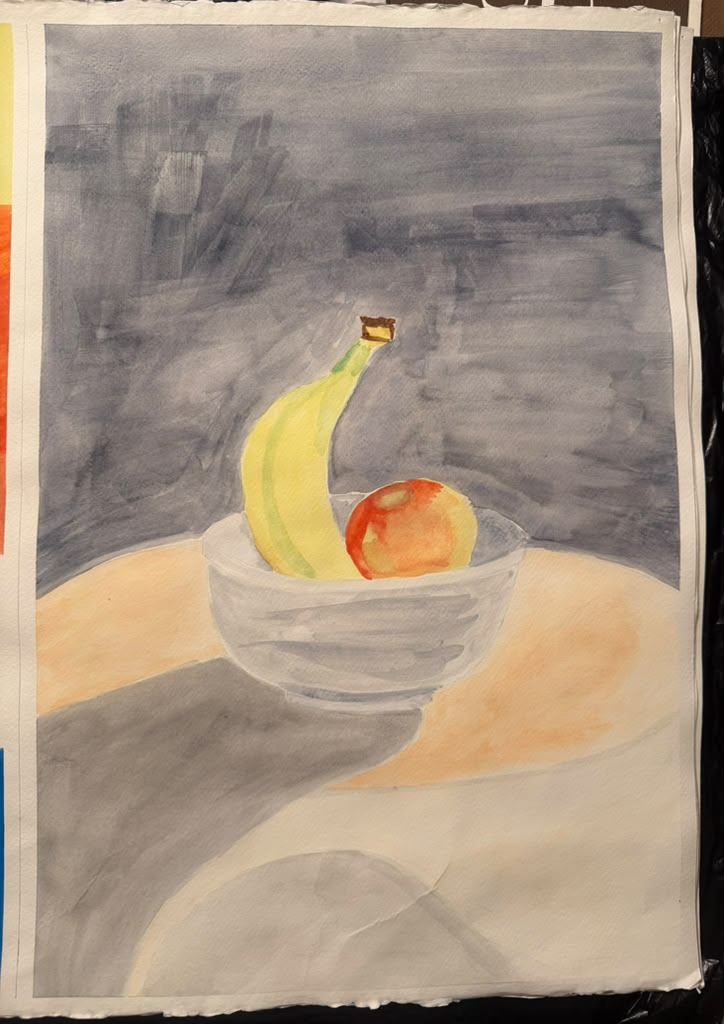
#> input picture originals/banana-and-apple.jpeg, 724 x 1024 px, given in place of 3.jpg, which was not available
$ python optimize_images.py ../originals
#> lines starting #> are read from the running program, lines starting #| are printed output that depends on the picture; pictures that were not available may be replaced by others from this repository, and a replacement may not be noted
#!/usr/bin/env python3
"""Prepare Anja's artwork photos for the website.

Usage:
    python3 tools/optimize_images.py /path/to/folder/with/original/photos

For every entry in ARTWORKS it writes
    images/artworks/<slug>.jpg        1600px on the long edge (lightbox)
    images/artworks/<slug>-thumb.jpg   800px on the long edge (gallery cards)
keeps the photo's colour profile, samples one accent colour from the painting
(used for its tinted shadow on the site), writes images/artworks/manifest.json
and builds images/og.jpg, the 1200x630 preview shown when the site is shared.

Needs Pillow:  python3 -m pip install pillow
"""
import colorsys
import json
import os
import sys

from PIL import Image, ImageDraw, ImageFilter, ImageOps

# (source photo, slug). Order here is the order used on the gallery page.
ARTWORKS = [
    ("3.jpg", "evening-table"),
    ("2.jpg", "pear-and-red-bowl"),
    ("6.jpg", "study-in-grey"),
    ("9.jpg", "blue-sphere"),
    ("4.jpg", "clouds-over-the-valley"),
    ("8.jpg", "skyline-at-dusk"),
    ("12.jpg", "blue-hills"),
    ("5.jpg", "current"),
    ("10.jpg", "quilt-star"),
    ("11.jpg", "arches"),
    ("7.jpg", "blue-lily"),
    ("13.jpg", "two-tulips"),
]

# Hand-picked accent colours win over the sampled one when present.
ACCENT_OVERRIDES = {
    "evening-table": "#ef8f2c",          # candle orange
    "pear-and-red-bowl": "#9e2b2b",      # the red bowl
    "study-in-grey": "#8f7f6a",          # warm taupe
    "blue-sphere": "#3f4d7a",            # indigo wash
    "clouds-over-the-valley": "#3b5db0", # sky blue
    "skyline-at-dusk": "#f28a3d",        # sunset orange
    "blue-hills": "#6b6fb5",             # periwinkle
    "current": "#3f7f8f",                # teal
    "quilt-star": "#e3162a",             # scarlet
    "arches": "#f98104",                 # orange arch
    "blue-lily": "#4db3c6",              # turquoise petals
    "two-tulips": "#d8536a",             # tulip pink
}

# Fractions to trim from (left, top, right, bottom) where the photo caught
# the table or shelf behind the artwork.
CROP = {
    "blue-lily": (0.025, 0.012, 0.02, 0.0),
    "blue-sphere": (0.028, 0.018, 0.022, 0.015),
    "clouds-over-the-valley": (0.028, 0.012, 0.0, 0.0),
}

LARGE = 1600
THUMB = 800
QUALITY = 82
PAPER = (0xF7, 0xF5, 0xFB)

ROOT = os.path.dirname(os.path.dirname(os.path.abspath(__file__)))
OUT_DIR = os.path.join(ROOT, "images", "artworks")


def load(path):
    im = Image.open(path)
    im = ImageOps.exif_transpose(im)
    icc = im.info.get("icc_profile")
    return im.convert("RGB"), icc


def crop(im, slug):
    frac = CROP.get(slug)
    if not frac:
        return im
    w, h = im.size
    left, top, right, bottom = frac
    return im.crop((round(w * left), round(h * top), w - round(w * right), h - round(h * bottom)))


def resize(im, long_edge):
    w, h = im.size
    scale = long_edge / max(w, h)
    if scale >= 1:
        return im.copy()
    return im.resize((round(w * scale), round(h * scale)), Image.LANCZOS)


def save_jpeg(im, path, icc):
    kwargs = dict(quality=QUALITY, optimize=True, progressive=True)
    if icc:
        kwargs["icc_profile"] = icc
    im.save(path, "JPEG", **kwargs)


def sample_accent(im):
    """Pick a colour that is both present and vivid, skipping near-white/black."""
    small = im.copy()
    small.thumbnail((96, 96))
    q = small.quantize(colors=10, method=Image.Quantize.MEDIANCUT)
    palette = q.getpalette()
    counts = q.getcolors()
    total = sum(c for c, _ in counts)
    best, best_score = None, -1
    for count, idx in counts:
        r, g, b = palette[idx * 3: idx * 3 + 3]
        h, s, v = colorsys.rgb_to_hsv(r / 255, g / 255, b / 255)
        if v < 0.18 or (v > 0.92 and s < 0.12):
            continue
        share = count / total
        score = (share ** 0.35) * (s ** 1.2) * (0.3 + v)
        if score > best_score:
            best, best_score = (r, g, b), score
    if best is None:
        best = (0x5E, 0x5A, 0x78)
    return "#%02x%02x%02x" % best


def build_og(art, accent_hex, out_path):
    """Painting centred on paper with its tinted shadow, 1200x630."""
    W, H = 1200, 630
    art = resize(art, 10000)
    aw, ah = art.size
    scale = min(520 / ah, 640 / aw)
    art = art.resize((round(aw * scale), round(ah * scale)), Image.LANCZOS)
    aw, ah = art.size
    x, y = (W - aw) // 2, (H - ah) // 2
    rgb = tuple(int(accent_hex[i:i + 2], 16) for i in (1, 3, 5))
    canvas = Image.new("RGBA", (W, H), PAPER + (255,))
    shadow = Image.new("RGBA", (W, H), (0, 0, 0, 0))
    ImageDraw.Draw(shadow).rectangle([x + 18, y + 26, x + 18 + aw, y + 26 + ah], fill=rgb + (120,))
    shadow = shadow.filter(ImageFilter.GaussianBlur(26))
    canvas = Image.alpha_composite(canvas, shadow)
    canvas.paste(art, (x, y))
    canvas.convert("RGB").save(out_path, "JPEG", quality=86, optimize=True, progressive=True)


def main():
    if len(sys.argv) != 2:
        sys.exit(__doc__)
    src_dir = sys.argv[1]
    os.makedirs(OUT_DIR, exist_ok=True)
    manifest = []
    for src_name, slug in ARTWORKS:
        src = os.path.join(src_dir, src_name)
        im, icc = load(src)
#> in load, im is the input picture: PIL image 724x1024 RGB; mean R, G, B 164.5, 147.5, 130.2
        im = crop(im, slug)
        large = resize(im, LARGE)
        thumb = resize(im, THUMB)
        save_jpeg(large, os.path.join(OUT_DIR, slug + ".jpg"), icc)
        save_jpeg(thumb, os.path.join(OUT_DIR, slug + "-thumb.jpg"), icc)
        accent = ACCENT_OVERRIDES.get(slug) or sample_accent(large)
#> accent = '#ef8f2c'
        entry = {
            "slug": slug,
            "source": src_name,
            "width": large.size[0],
            "height": large.size[1],
            "thumbWidth": thumb.size[0],
            "thumbHeight": thumb.size[1],
            "orientation": "landscape" if large.size[0] > large.size[1] else "portrait",
            "accent": accent,
        }
#> entry = {'slug': 'evening-table', 'source': '3.jpg', 'width': 724, 'height': 1024, 'thumbWidth': 566, 'thumbHeight': 800, 'orientation': 'portrait', 'accent': '#ef8f2c'}
        manifest.append(entry)
        print(f"{slug:24} {entry['width']}x{entry['height']}  thumb {entry['thumbWidth']}x{entry['thumbHeight']}  accent {accent}  icc={'yes' if icc else 'no'}")
#| evening-table            724x1024  thumb 566x800  accent #ef8f2c  icc=yes
        if slug == ARTWORKS[0][1]:
            build_og(large, accent, os.path.join(ROOT, "images", "og.jpg"))
#> in build_og, `canvas = Image.new("RGBA", (W, H), PAPER + (255,))`:
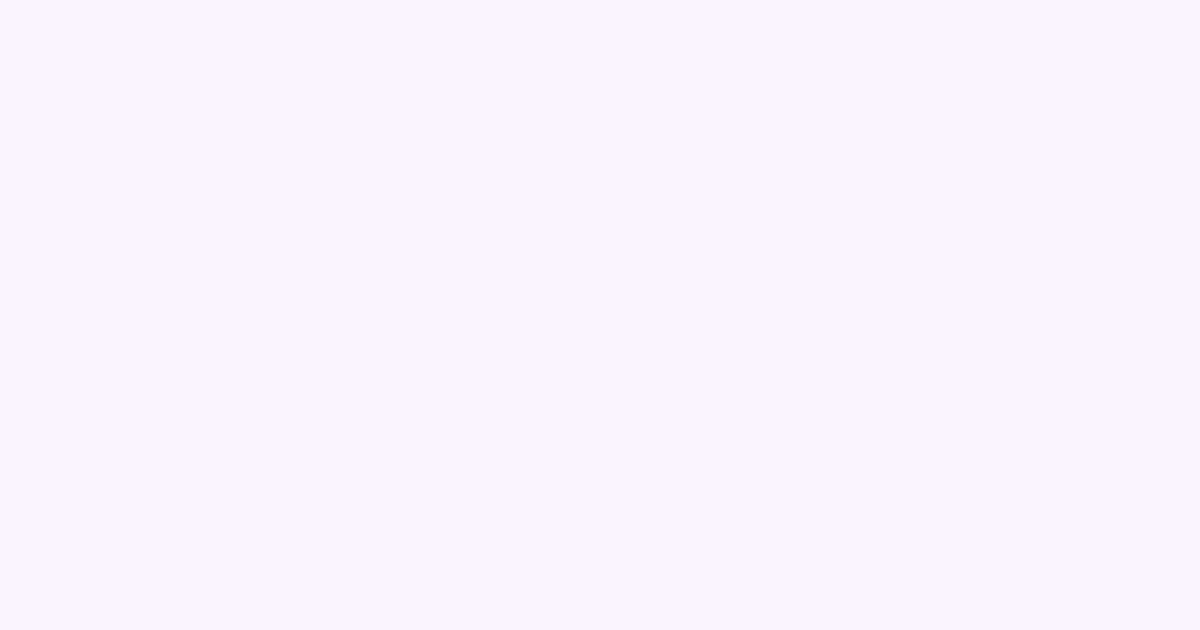
#> canvas: PIL image 1200x630 RGBA; mean R, G, B, A 247, 245, 251, 255
#> in build_og, `shadow = Image.new("RGBA", (W, H), (0, 0, 0, 0))`: shadow: PIL image 1200x630 RGBA; every value is 0
#> in build_og, `ImageDraw.Draw(shadow).rectangle([x + 18, y + 26, x + 18 + aw, y + 26 ..`:
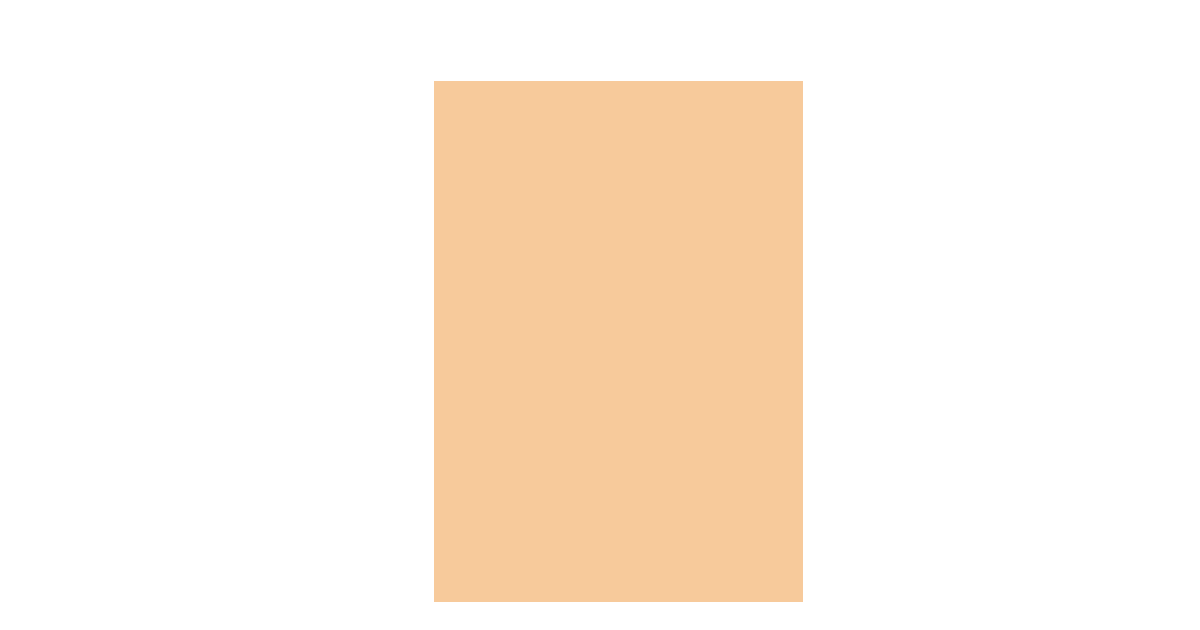
#> shadow: PIL image 1200x630 RGBA; mean R, G, B, A 60.8, 36.4, 11.2, 30.5; transparent parts drawn white
#> in build_og, `shadow = shadow.filter(ImageFilter.GaussianBlur(26))`:
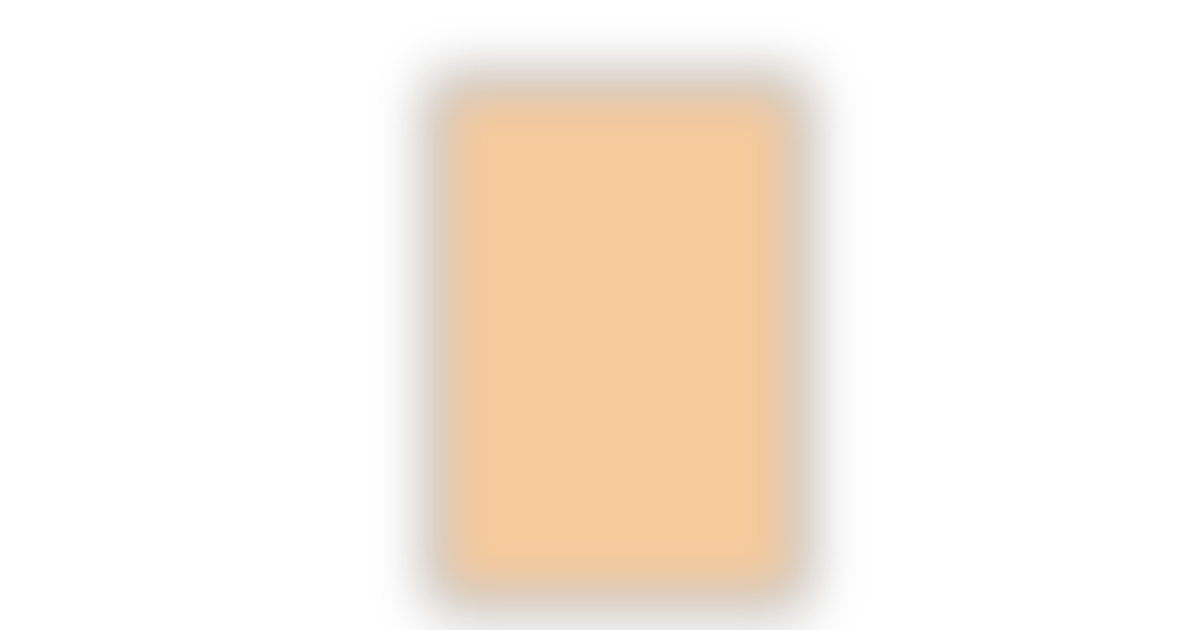
#> shadow: PIL image 1200x630 RGBA; mean R, G, B, A 60.6, 36.3, 11.2, 30.4; transparent parts drawn white
#> in build_og, `canvas.paste(art, (x, y))`:
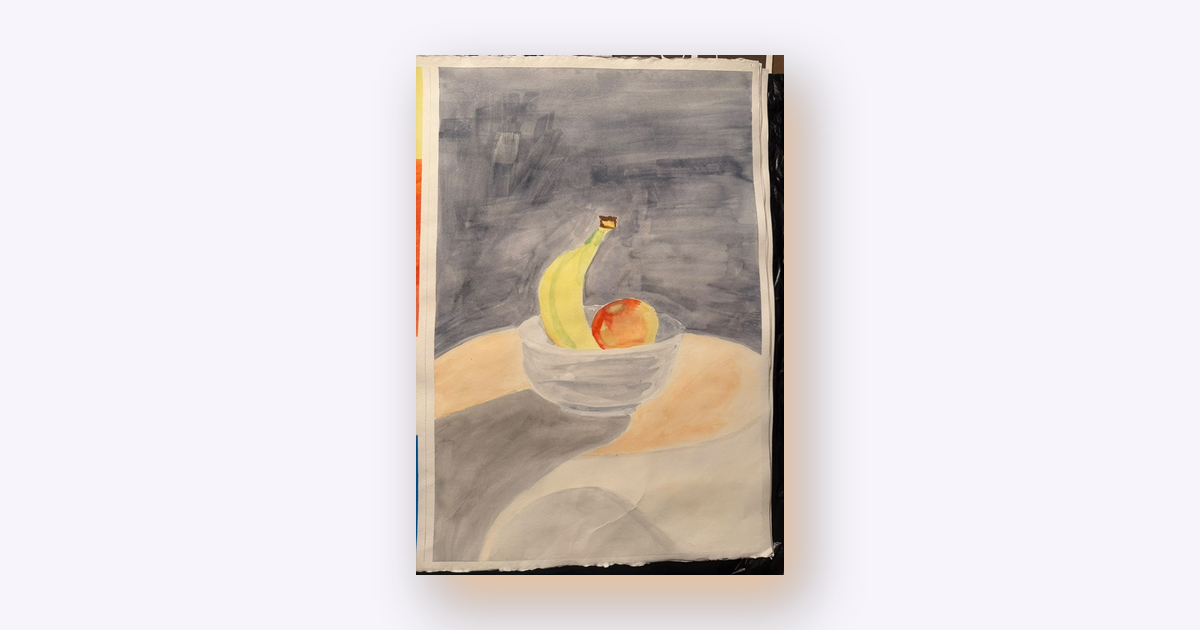
#> canvas: PIL image 1200x630 RGBA; mean R, G, B, A 224.1, 217.7, 217, 255
#> pass 2 of the loop in main, `for src_name, slug in ARTWORKS:`:
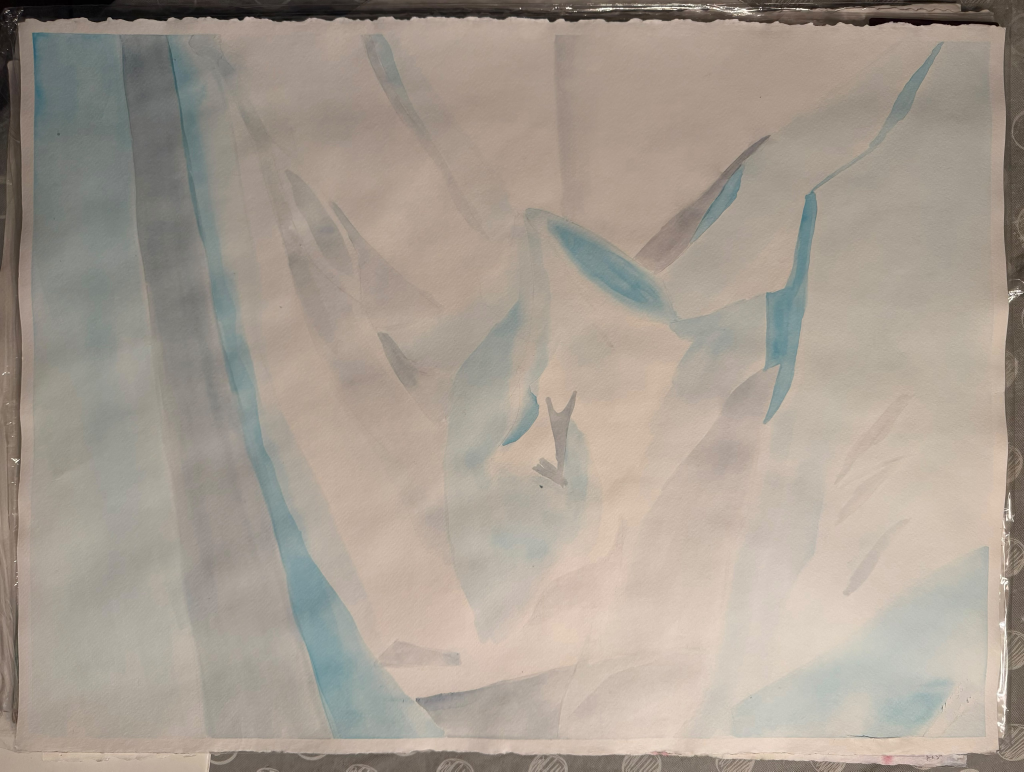
#> input picture originals/blue-folds.jpeg, 5120 x 3856 px, given in place of 2.jpg, which was not available (shown at 1/5 size)
#> in load, im is the input picture: PIL image 5120x3856 RGB; mean R, G, B 167.1, 157, 145.9
#> in resize (call 5), `return im.resize((round(w * scale), round(h * scale)), Image.LANCZOS)`:
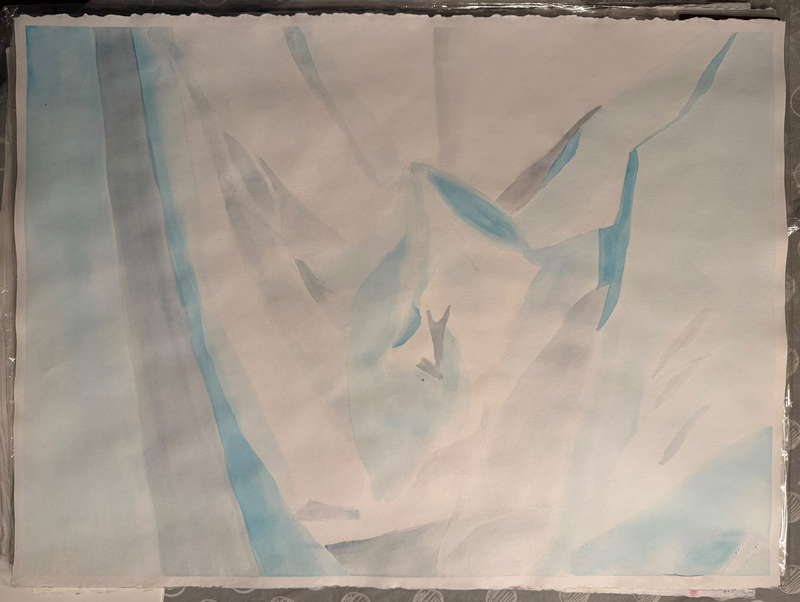
#> returned value: PIL image 800x602 RGB; mean R, G, B 167.1, 157, 145.9
#> accent = '#9e2b2b'
#> entry = {'slug': 'pear-and-red-bowl', 'source': '2.jpg', 'width': 1600, 'height': 1205, 'thumbWidth': 800, 'thumbHeight': 602, 'orientation': 'landscape', 'accent': '#9e2b2b'}
#| pear-and-red-bowl        1600x1205  thumb 800x602  accent #9e2b2b  icc=yes
    with open(os.path.join(OUT_DIR, "manifest.json"), "w") as f:
        json.dump(manifest, f, indent=2)
    print(f"\nWrote {len(manifest)} artworks to {OUT_DIR}")


if __name__ == "__main__":
#> (the run stopped early here; a loop or call above may not have finished)
